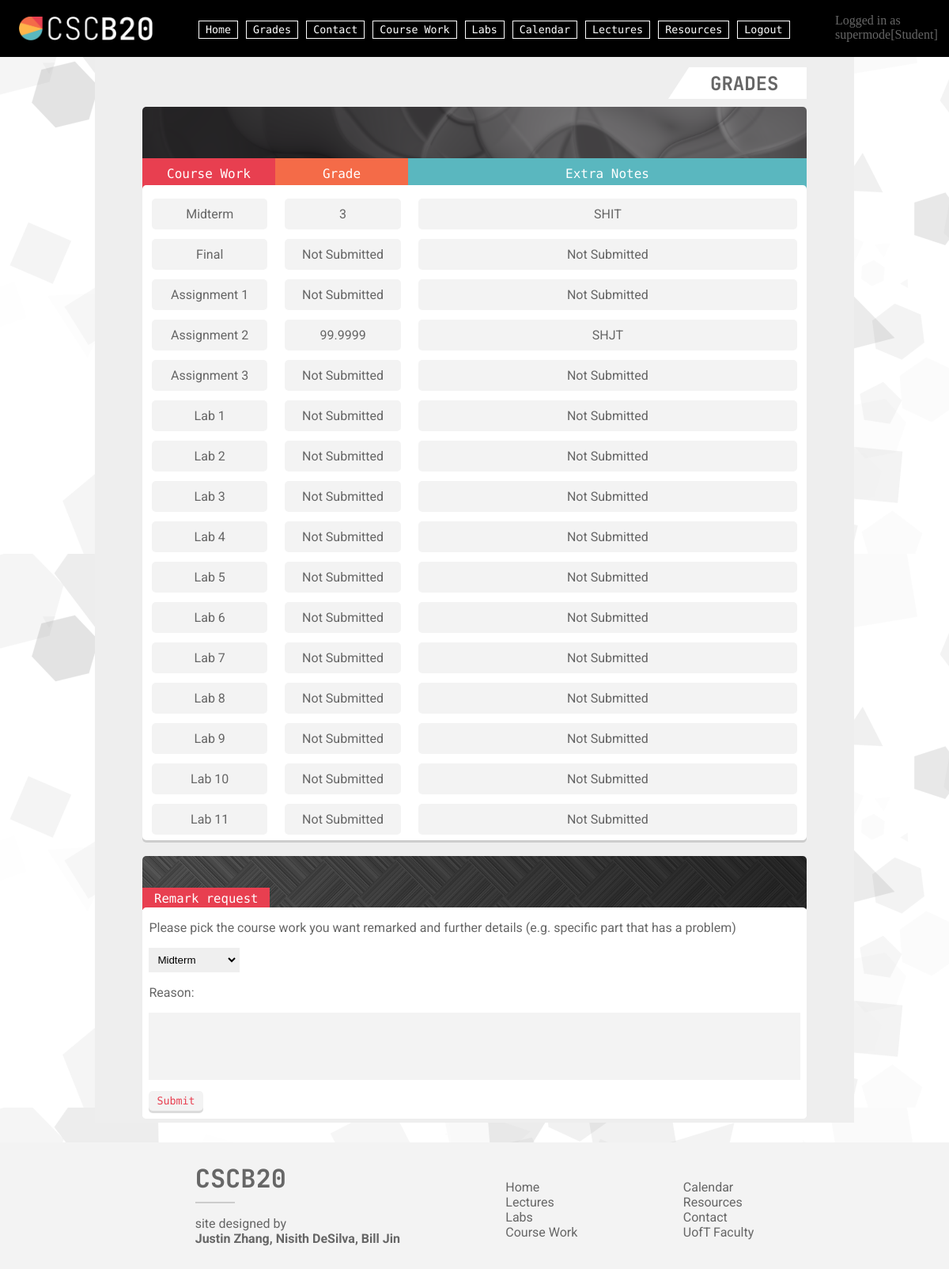
The page /Grades (signed in) on the database its author committed.
### app.py (models this page shows)
class Notes(db.Model):
    __tablename__ = 'Notes'
    worktype = db.Column(db.String(20), primary_key = True)
    username = db.Column(db.String(20), db.ForeignKey('User.username'), nullable = False, primary_key=True)
    grade = db.Column(db.Integer)
    extraNotes = db.Column(db.Text)

### app.py (the view)
@app.route("/Grades")
def Grades():
    if "user" not in session: return redirect(url_for("login"))
    if session["user"]["clas"]!="Student": return redirect(url_for("Home"))
    grades = {}
    username = session["user"]["username"]
    for i in courseworks:
        q = db.session.query(Notes).filter(Notes.worktype==i, Notes.username==username)
        if q.count()==0:
            grades[i]=gradeEntry("Not Submitted", "Not Submitted")
        else:
            q = q.first()
            grades[i]=gradeEntry(q.grade, q.extraNotes)
    return render_template("Grades.html", user=session["user"], grades=grades, courseworks=courseworks)

### templates/Grades.html (shortened to what this page needs)
<!DOCTYPE html>
<html lang="en" dir="ltr">
    <head>
        <link rel="stylesheet"
              href="{{ url_for('static',filename='styles/index.css') }}">
        <link rel="stylesheet"
              href="{{ url_for('static',filename='styles/Grades.css') }}">
    </head>
    <body>
        {% extends "template.html" %}
        {% block content %}
        <div class="flex-title">
            <div class="title-poly">
                <h2>GRADES</h2>
            </div>
        </div>
        <div class="head-img">
            <img src="/static/res/graphic2.png">
        </div>
        <div id="table-sec">
            <table id="tb-headers">
                <colgroup>
                    <col id="course-work" />
                    <col id="grade" />
                    <col id="notes" />
                </colgroup>
                <tr>
                    <th style="background-color:#e83f50ff">Course Work</th>
                    <th style="background-color:#f46b48ff">Grade</th>
                    <th style="background-color:#5ab7bfff">Extra Notes</th>
                </tr>
            </table>
            <table id="assessments">
                <colgroup>
                    <col id="course-work" />
                    <col id="grade" />
                    <col id="notes" />
                </colgroup>
                {% for i in grades.keys() %}
                <tr>
                    <th><div>{{ i }}</div></th>
                    <th><div>{{ grades[i].grade }}</div></th>
                    <th><div>{{ grades[i].notes }}</div></th>
                </tr>
                {% endfor %}
            </table>
        </div>
        <div class="feeback-sec">
            <img src="/static/res/graphic3.png" class="triangle-img">
            <div class="anon-feedback-title">
                <h3>Remark request</h3>
            </div>
            <div class="feedback-in">
                <p>Please pick the course work you want remarked and further details (e.g. specific part that has a problem)</p>
                <form class="feedback-form" action="{{ url_for('remarkReq') }}" method="POST">
                    <select name="worktype">
                        {% for i in courseworks %}
                        <option value="{{ i }}">{{ i }}</option>
                        {% endfor %}
                    </select>
                    <br />
                    <p>Reason:</p>
                    <textarea name="reason"></textarea>
                    <button type='submit' value="Submit">Submit</button>
                </form>
            </div>
        </div>
        {% endblock %}

### static/styles/index.css (style rules this page uses)
:root { --header-width:80vw; --header-left:10vw; }
body { min-height: 100vh; height: fit-content; display: flex; flex-direction: column; padding:0px; margin:0px; overflow-x: hidden; transition-duration: 0s; background-image: url("../res/bgw.webp") }
p { color: #666666; }

### static/styles/Grades.css (style rules this page uses)
.feeback-sec { font-family: 'Roboto'; margin-top: 10px; width: 100%; position: relative; height: fit-content; background-color: white; border-radius: 5px; }
.triangle-img { float: left; position: absolute; width: 100%; height: var(--triangle-height); border-radius: 5px; margin-bottom: 0px; object-fit: cover; z-index: 0; }
.feedback-in { padding-left: 1%; padding-right: 1%; position: inherit; display: inline-block; margin-top: calc(var(--triangle-height) - 5px); width: 98%; height: 100%; border-radius: 5px; background-color: white; padding-bottom: 5px; }
.feedback-form { display: inline-block; width: 100%; }
.feedback-form textarea { font-family: 'Roboto'; padding: 5px; margin: 0px; width: calc(100% - 10px); height: 75px; resize: none; border: none; background-color: #f3f3f3ff; margin-bottom: 10px; }
.feedback-form button { border: none; cursor: pointer; padding-left: 10px; padding-right: 10px; padding-top: 5px; padding-bottom: 5px; margin-bottom: 5px; border-radius: 5px; box-shadow: 0px 3px rgba(0, 0, 0, 0.14); font-family: "Fragment Mono", monospace; background-color: #f3f3f3ff; color: #e83f50; transition-duration: 0.1s; }
.anon-feedback-title { top:calc(var(--triangle-height) - 30px); float: left; position: absolute; font-size: smaller; height: fit-content; color: white; padding: 5px; padding-left: 15px; padding-right: 15px; background-color: #e83f50ff; }
.anon-feedback-title h3 { margin: 0px; padding: 0px; font-family: 'Fragment Mono', monospace; font-weight: lighter; }
.feedback-form select { border: 2px transparent solid; padding: 5px; }
#assessments { width: 100%; position: relative; top: -10px; table-layout: fixed; background-color: #FFFFFF; border-radius: 5px; font-family: 'Roboto'; color: #666666; font-weight: lighter; padding-top: 10px; box-shadow: 0px 3px rgb(205, 205, 205); z-index: 20; }
#assessments th { padding: 5px 10px; }
#assessments div { background-color: #f3f3f3ff; border-radius: 5px; padding: 10px 0px; font-weight: normal; }
#course-work { width: 20%; }
#grade { width: 20%; }
#tb-headers { width: 100%; table-layout: fixed; border-radius: 5px; font-family: "Fragment Mono", monospace; color: white; border-spacing: 0px; padding-bottom: 0px; z-index: 10; position: relative; top: -5px; }
#tb-headers th { padding: 10px 0px; font-weight: lighter; }
.head-img { display: flex; width: 100%; align-items: center; justify-content: center; }
.head-img img { width: 100%; object-fit: cover; height: var(--triangle-height); border-radius: 5px; }

### static/styles/resources.css (style rules this page uses)
:root { --header-width:80vw; --header-left:10vw; --triangle-height:70px; }
.title-poly { display: block; position: relative; clip-path: polygon(100% 0%, 100% 100%, 0% 100%, 15% 0%); background-color: white; text-align: center; width: 175px; height: 40px; }
.title-poly h2 { font-family: 'JetBrains Mono'; margin: 0px; padding-left: 10%; padding-top: 3%; }
.flex-title { margin-top: 10px; margin-bottom: 10px; display: flex; justify-content: right; color: #666666; }
.triangle-img { float: left; position: absolute; width: 100%; height: var(--triangle-height); margin-bottom: 0px; object-fit: cover; z-index: 0; border-radius: 5px; }

### rows shown on the page
Notes: worktype "Midterm", grade "3", extraNotes "SHIT"
Notes: grade "99.9999", extraNotes "SHJT"

### other values the page prints
{{ user.username }} "supermode"
{{ user.clas }} "Student"
{{ i }} "Final" "Assignment 1" "Assignment 2" "Assignment 3" "Lab 1" "Lab 2" "Lab 3" "Lab 4" "Lab 5" "Lab 6" "Lab 7" "Lab 8" "Lab 9" "Lab 10" "Lab 11"
{{ grades[i].grade }} "Not Submitted" "Not Submitted" "Not Submitted" "Not Submitted" "Not Submitted" "Not Submitted" "Not Submitted" "Not Submitted" "Not Submitted" "Not Submitted" "Not Submitted" "Not Submitted" "Not Submitted" "Not Submitted"
{{ grades[i].notes }} "Not Submitted" "Not Submitted" "Not Submitted" "Not Submitted" "Not Submitted" "Not Submitted" "Not Submitted" "Not Submitted" "Not Submitted" "Not Submitted" "Not Submitted" "Not Submitted" "Not Submitted" "Not Submitted"
form field worktype "Midterm"
